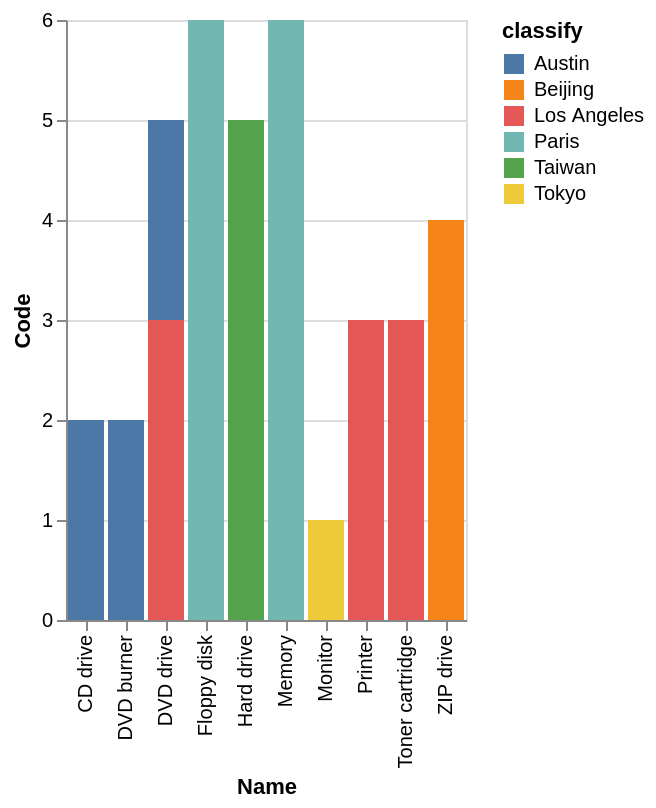

The Vega-Lite source for this figure:
### Vega-Lite specification from a JSON file in a GitHub repository (floating-point values rounded to 4 significant figures)
{"data": {"values": [{"x_data": "CD drive", "y_data": 2, "classify": "Austin"}, {"x_data": "DVD burner", "y_data": 2, "classify": "Austin"}, {"x_data": "DVD drive", "y_data": 2, "classify": "Austin"}, {"x_data": "Floppy disk", "y_data": 0, "classify": "Austin"}, {"x_data": "Hard drive", "y_data": 0, "classify": "Austin"}, {"x_data": "Memory", "y_data": 0, "classify": "Austin"}, {"x_data": "Monitor", "y_data": 0, "classify": "Austin"}, {"x_data": "Printer", "y_data": 0, "classify": "Austin"}, {"x_data": "Toner cartridge", "y_data": 0, "classify": "Austin"}, {"x_data": "ZIP drive", "y_data": 0, "classify": "Austin"}, {"x_data": "CD drive", "y_data": 0, "classify": "Beijing"}, {"x_data": "DVD burner", "y_data": 0, "classify": "Beijing"}, {"x_data": "DVD drive", "y_data": 0, "classify": "Beijing"}, {"x_data": "Floppy disk", "y_data": 0, "classify": "Beijing"}, {"x_data": "Hard drive", "y_data": 0, "classify": "Beijing"}, {"x_data": "Memory", "y_data": 0, "classify": "Beijing"}, {"x_data": "Monitor", "y_data": 0, "classify": "Beijing"}, {"x_data": "Printer", "y_data": 0, "classify": "Beijing"}, {"x_data": "Toner cartridge", "y_data": 0, "classify": "Beijing"}, {"x_data": "ZIP drive", "y_data": 4, "classify": "Beijing"}, {"x_data": "CD drive", "y_data": 0, "classify": "Los Angeles"}, {"x_data": "DVD burner", "y_data": 0, "classify": "Los Angeles"}, {"x_data": "DVD drive", "y_data": 3, "classify": "Los Angeles"}, {"x_data": "Floppy disk", "y_data": 0, "classify": "Los Angeles"}, {"x_data": "Hard drive", "y_data": 0, "classify": "Los Angeles"}, {"x_data": "Memory", "y_data": 0, "classify": "Los Angeles"}, {"x_data": "Monitor", "y_data": 0, "classify": "Los Angeles"}, {"x_data": "Printer", "y_data": 3, "classify": "Los Angeles"}, {"x_data": "Toner cartridge", "y_data": 3, "classify": "Los Angeles"}, {"x_data": "ZIP drive", "y_data": 0, "classify": "Los Angeles"}, {"x_data": "CD drive", "y_data": 0, "classify": "Paris"}, {"x_data": "DVD burner", "y_data": 0, "classify": "Paris"}, {"x_data": "DVD drive", "y_data": 0, "classify": "Paris"}, {"x_data": "Floppy disk", "y_data": 6, "classify": "Paris"}, {"x_data": "Hard drive", "y_data": 0, "classify": "Paris"}, {"x_data": "Memory", "y_data": 6, "classify": "Paris"}, {"x_data": "Monitor", "y_data": 0, "classify": "Paris"}, {"x_data": "Printer", "y_data": 0, "classify": "Paris"}, {"x_data": "Toner cartridge", "y_data": 0, "classify": "Paris"}, {"x_data": "ZIP drive", "y_data": 0, "classify": "Paris"}, {"x_data": "CD drive", "y_data": 0, "classify": "Taiwan"}, {"x_data": "DVD burner", "y_data": 0, "classify": "Taiwan"}, {"x_data": "DVD drive", "y_data": 0, "classify": "Taiwan"}, {"x_data": "Floppy disk", "y_data": 0, "classify": "Taiwan"}, {"x_data": "Hard drive", "y_data": 5, "classify": "Taiwan"}, {"x_data": "Memory", "y_data": 0, "classify": "Taiwan"}, {"x_data": "Monitor", "y_data": 0, "classify": "Taiwan"}, {"x_data": "Printer", "y_data": 0, "classify": "Taiwan"}, {"x_data": "Toner cartridge", "y_data": 0, "classify": "Taiwan"}, {"x_data": "ZIP drive", "y_data": 0, "classify": "Taiwan"}, {"x_data": "CD drive", "y_data": 0, "classify": "Tokyo"}, {"x_data": "DVD burner", "y_data": 0, "classify": "Tokyo"}, {"x_data": "DVD drive", "y_data": 0, "classify": "Tokyo"}, {"x_data": "Floppy disk", "y_data": 0, "classify": "Tokyo"}, {"x_data": "Hard drive", "y_data": 0, "classify": "Tokyo"}, {"x_data": "Memory", "y_data": 0, "classify": "Tokyo"}, {"x_data": "Monitor", "y_data": 1, "classify": "Tokyo"}, {"x_data": "Printer", "y_data": 0, "classify": "Tokyo"}, {"x_data": "Toner cartridge", "y_data": 0, "classify": "Tokyo"}, {"x_data": "ZIP drive", "y_data": 0, "classify": "Tokyo"}]}, "mark": "bar", "encoding": {"x": {"field": "x_data", "type": "nominal", "title": "Name", "sort": "ascending"}, "y": {"field": "y_data", "type": "quantitative", "title": "Code"}, "color": {"field": "classify"}}}
